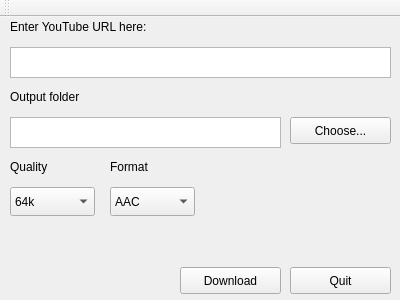
<?xml version="1.0" encoding="UTF-8"?>
<ui version="4.0">
 <class>QtDL</class>
 <widget class="QMainWindow" name="QtDL">
  <property name="geometry">
   <rect>
    <x>0</x>
    <y>0</y>
    <width>400</width>
    <height>300</height>
   </rect>
  </property>
  <property name="windowTitle">
   <string>QtDL</string>
  </property>
  <widget class="QWidget" name="centralWidget">
   <widget class="QPushButton" name="downloadButton">
    <property name="geometry">
     <rect>
      <x>180</x>
      <y>250</y>
      <width>101</width>
      <height>27</height>
     </rect>
    </property>
    <property name="text">
     <string>Download</string>
    </property>
   </widget>
   <widget class="QPushButton" name="quitButton">
    <property name="geometry">
     <rect>
      <x>290</x>
      <y>250</y>
      <width>101</width>
      <height>27</height>
     </rect>
    </property>
    <property name="text">
     <string>Quit</string>
    </property>
   </widget>
   <widget class="QPlainTextEdit" name="URL">
    <property name="geometry">
     <rect>
      <x>10</x>
      <y>30</y>
      <width>381</width>
      <height>31</height>
     </rect>
    </property>
   </widget>
   <widget class="QLabel" name="labelURL">
    <property name="geometry">
     <rect>
      <x>10</x>
      <y>0</y>
      <width>381</width>
      <height>19</height>
     </rect>
    </property>
    <property name="text">
     <string>Enter YouTube URL here:</string>
    </property>
   </widget>
   <widget class="QLabel" name="labelQuality">
    <property name="geometry">
     <rect>
      <x>10</x>
      <y>140</y>
      <width>81</width>
      <height>19</height>
     </rect>
    </property>
    <property name="text">
     <string>Quality</string>
    </property>
   </widget>
   <widget class="QComboBox" name="qualityBox">
    <property name="geometry">
     <rect>
      <x>10</x>
      <y>170</y>
      <width>85</width>
      <height>29</height>
     </rect>
    </property>
    <item>
     <property name="text">
      <string>64k</string>
     </property>
    </item>
    <item>
     <property name="text">
      <string>96k</string>
     </property>
    </item>
    <item>
     <property name="text">
      <string>128k</string>
     </property>
    </item>
    <item>
     <property name="text">
      <string>160k</string>
     </property>
    </item>
    <item>
     <property name="text">
      <string>192k</string>
     </property>
    </item>
    <item>
     <property name="text">
      <string>228k</string>
     </property>
    </item>
    <item>
     <property name="text">
      <string>256k</string>
     </property>
    </item>
    <item>
     <property name="text">
      <string>288k</string>
     </property>
    </item>
    <item>
     <property name="text">
      <string>320k</string>
     </property>
    </item>
   </widget>
   <widget class="QLabel" name="labelFormat">
    <property name="geometry">
     <rect>
      <x>110</x>
      <y>140</y>
      <width>81</width>
      <height>19</height>
     </rect>
    </property>
    <property name="text">
     <string>Format</string>
    </property>
   </widget>
   <widget class="QComboBox" name="formatBox">
    <property name="geometry">
     <rect>
      <x>110</x>
      <y>170</y>
      <width>85</width>
      <height>29</height>
     </rect>
    </property>
    <item>
     <property name="text">
      <string>AAC</string>
     </property>
    </item>
    <item>
     <property name="text">
      <string>FLAC</string>
     </property>
    </item>
    <item>
     <property name="text">
      <string>MP3</string>
     </property>
    </item>
    <item>
     <property name="text">
      <string>M4A</string>
     </property>
    </item>
    <item>
     <property name="text">
      <string>Opus</string>
     </property>
    </item>
    <item>
     <property name="text">
      <string>Vorbis</string>
     </property>
    </item>
    <item>
     <property name="text">
      <string>WAV</string>
     </property>
    </item>
   </widget>
   <widget class="QLabel" name="labelPath">
    <property name="geometry">
     <rect>
      <x>10</x>
      <y>70</y>
      <width>381</width>
      <height>19</height>
     </rect>
    </property>
    <property name="text">
     <string>Output folder</string>
    </property>
   </widget>
   <widget class="QPlainTextEdit" name="path">
    <property name="geometry">
     <rect>
      <x>10</x>
      <y>100</y>
      <width>271</width>
      <height>31</height>
     </rect>
    </property>
   </widget>
   <widget class="QPushButton" name="pathButton">
    <property name="geometry">
     <rect>
      <x>290</x>
      <y>100</y>
      <width>101</width>
      <height>27</height>
     </rect>
    </property>
    <property name="text">
     <string>Choose...</string>
    </property>
   </widget>
  </widget>
  <widget class="QToolBar" name="mainToolBar">
   <attribute name="toolBarArea">
    <enum>TopToolBarArea</enum>
   </attribute>
   <attribute name="toolBarBreak">
    <bool>false</bool>
   </attribute>
  </widget>
 </widget>
 <layoutdefault spacing="6" margin="11"/>
 <resources/>
 <connections>
  <connection>
   <sender>quitButton</sender>
   <signal>clicked()</signal>
   <receiver>QtDL</receiver>
   <slot>close()</slot>
   <hints>
    <hint type="sourcelabel">
     <x>340</x>
     <y>276</y>
    </hint>
    <hint type="destinationlabel">
     <x>199</x>
     <y>149</y>
    </hint>
   </hints>
  </connection>
 </connections>
</ui>
